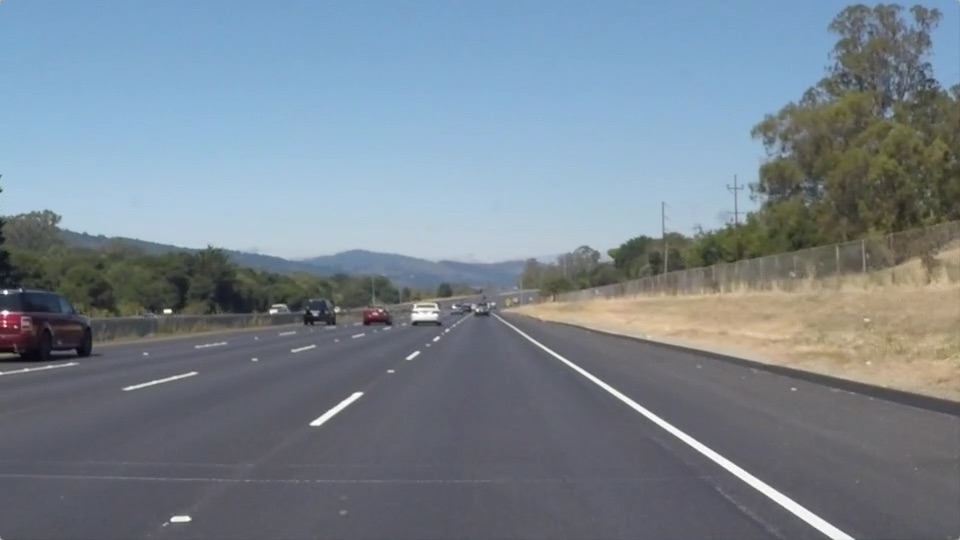
#> input picture week1/test_images/solidWhiteRight.jpg, 960 x 540 px, found by its file name
$ python lane_detection.py
#> lines starting #> are read from the running program, lines starting #| are printed output that depends on the picture; after the words box and inside, x2 and y2 are one past the last pixel; in counts of white or black regions, pixels touching at a corner belong together
import cv2


data_path = './data/'
img = cv2.imread(data_path + 'test_images/solidWhiteRight.jpg')
#> img is the input picture: shape (540, 960, 3); mean B, G, R 143.7, 132.6, 120.3
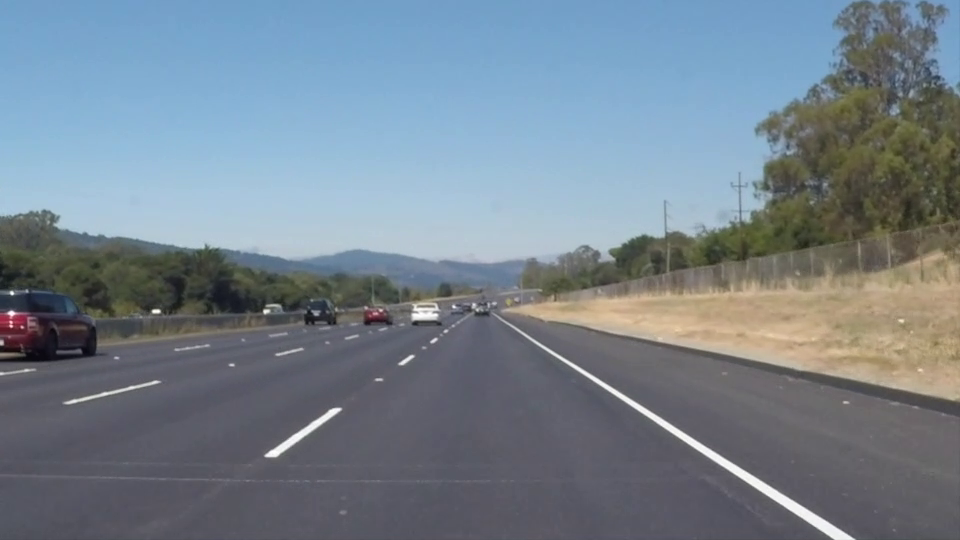
#> input picture frame 22 of week1/test_videos/solidWhiteRight.mp4, 960 x 540 px
#> further down, frame is the input picture: shape (540, 960, 3); mean B, G, R 141.9, 130.7, 117.7

'''
result = week6_pipeline.run(img)

cv2.imshow('result', result)
cv2.waitKey(0)

cv2.destroyAllWindows()

'''
# 강의 코드
def pipeline(img):
    gray_img = cv2.cvtColor(img, cv2.COLOR_BGR2GRAY)# convert color to gray
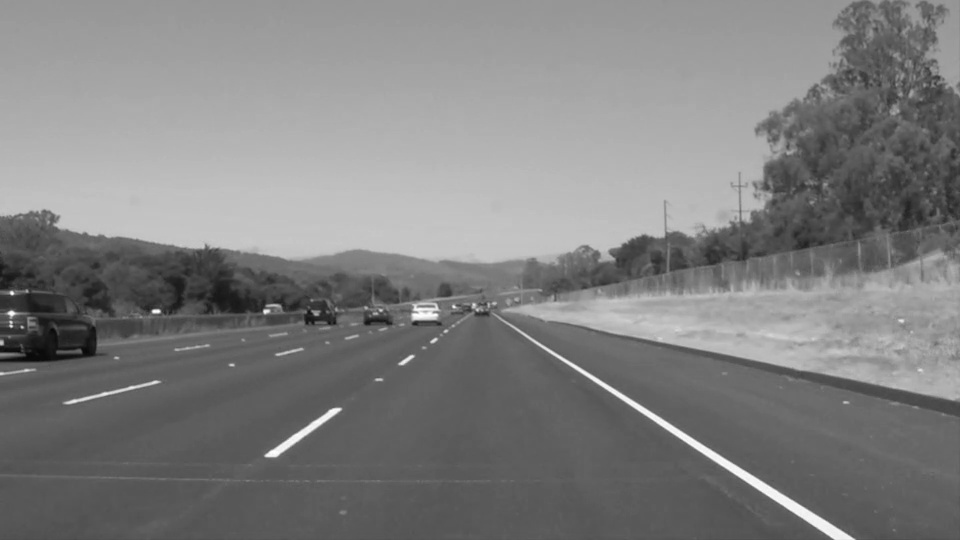
#> gray_img: shape (540, 960); min 6, max 255, mean 128
    blurred_img = cv2.GaussianBlur(gray_img, (15,15), 0.0) # for remove noise : sigmoid=0.0

    t_high = 140  # threshold1
    t_low = 70 # threshold2
    edge_img = cv2.Canny(blurred_img, t_low, t_high)
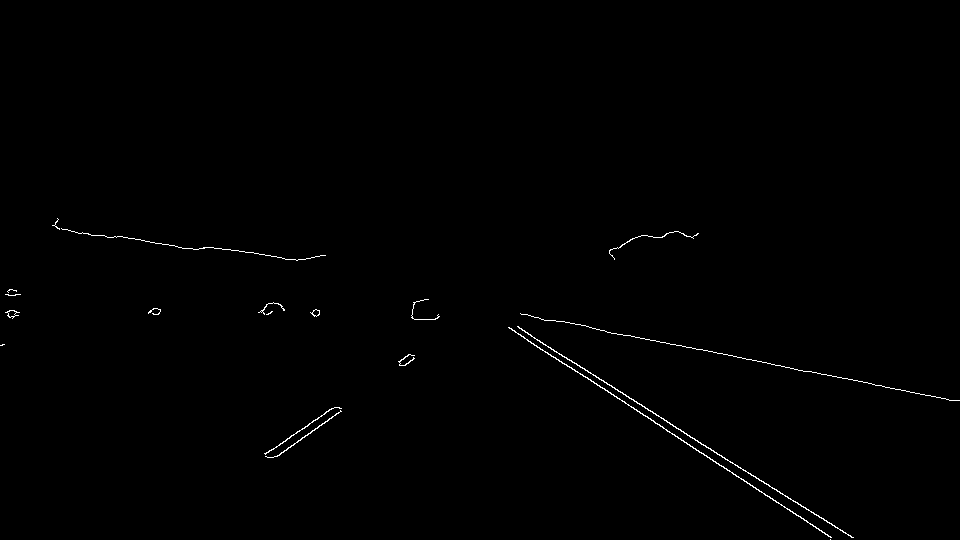
#> edge_img: shape (540, 960); 0.47% white in thin lines or dots, all inside (x1, y1, x2, y2) = (0, 218, 960, 540)
    return edge_img

# # 동영상 테스트
mp4 = '/Users/anjimin/Desktop/SMU/2021_fall/Pattern_Recognition/AssignmentCode/data/test_videos/solidWhiteRight.mp4'
cap = cv2.VideoCapture(mp4)
#cap = cv2.VideoCapture(data_path + 'test_videos/solidWhiteRight.mp4')
'''
line detection for video image(.mp4)
while True:
     ok, frame = cap.read()
     if not ok:
         break

     result = pipeline.run(frame)

     cv2.imshow('result', result)
     key = cv2.waitKey(1)  # -1
     if key == ord('x'):
         break

cap.release()
cv2.destroyAllWindows()
'''
# 강의 코드
while True:
    ok, frame = cap.read()
    # 엣지를 비디오 단위로 처리
    edge_img = pipeline(frame)
    #cv2.imshow('frame', frame)
    cv2.imshow('edge', edge_img)
    # delay 30m/sec
    key = cv2.waitKey(30)
#> (key x is pressed here)
    if key == ord('x'):
        break

cap.release()
